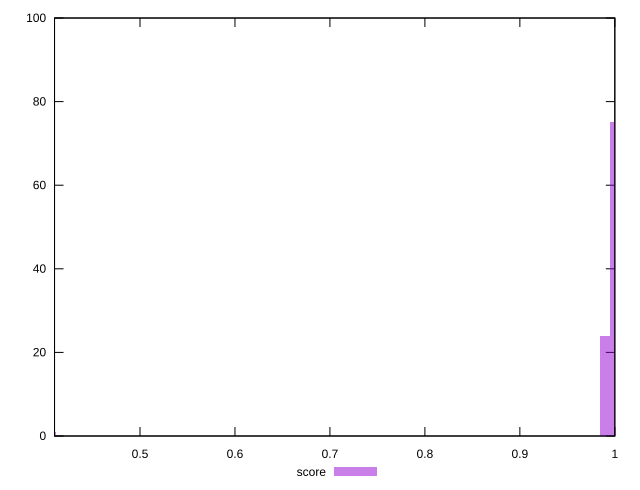

Here is the gnuplot script that generated this plot:
reset

$score <<EOF
0.4063129864659578 1
0.9897367619042563 24
1.0001550436085116 75
EOF

set key outside below
set boxwidth 0.010418281704255329
set xrange [0.41:1]
set yrange [0:100]
set trange [0:100]
set style fill transparent solid 0.5 noborder
set terminal svg size 640, 490 enhanced background rgb 'white'
set output "report_00019_2021-02-10T18-14-37.922Z//speed-index/samples/pages+cached+noadtech/score/histogram.svg"

plot $score title "score" with boxes

reset
